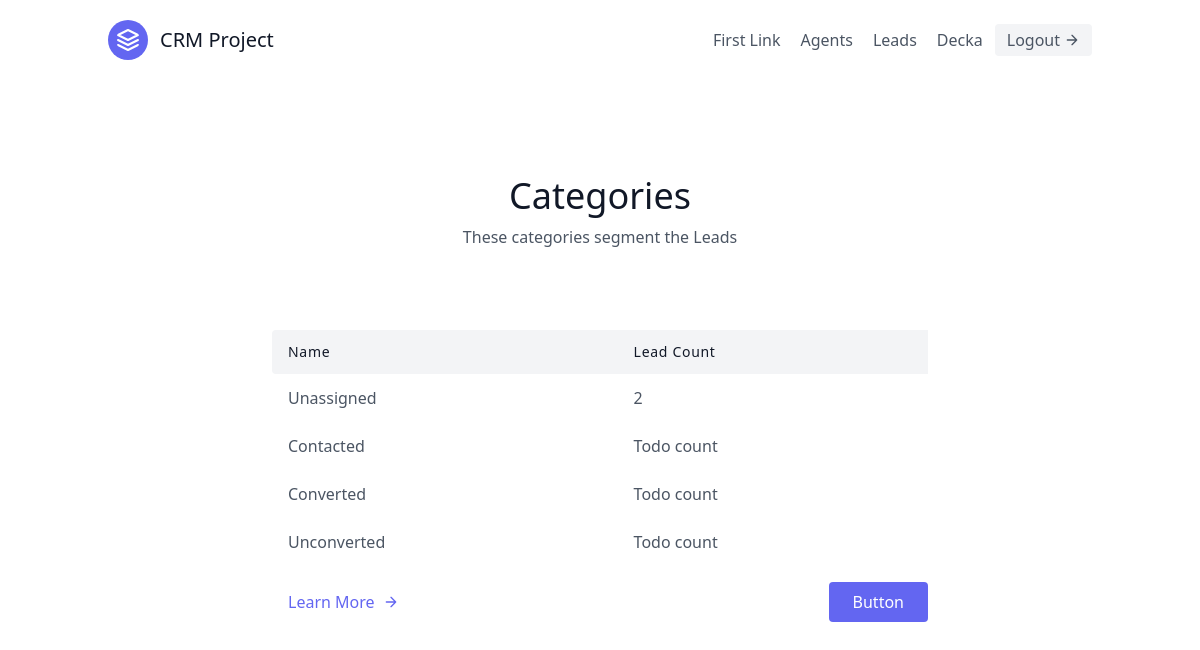
The page /leads/categories/ (signed in) on the database its author committed.
### leads/models.py (models this page shows, shortened)
class User(AbstractUser):
    is_organisor = models.BooleanField(default=True)
    is_agent = models.BooleanField(default=False)

class Category(models.Model):
    name = models.CharField(max_length=30)
    organisation = models.ForeignKey(UserProfile, on_delete=models.CASCADE)

### leads/views.py (the view)
class CategoriesListView(LoginRequiredMixin, generic.ListView):
    template_name = "leads/category_list.html"
    context_object_name = "category_list"
    def get_context_data(self, **kwargs):
        user = self.request.user
        context = super(CategoriesListView, self).get_context_data(**kwargs)
        if user.is_organisor:
            queryset = Lead.objects.filter(
                organisation=user.userprofile
                )
        else:
            queryset = Lead.objects.filter(
                organisation=user.agent.organisation
                )
        context.update({
            "unassigned_lead_count":queryset.filter(category__isnull=True).count()
        })
        return context
    def get_queryset(self):
        user = self.request.user
        if user.is_organisor:
            queryset = Category.objects.filter(
                organisation=user.userprofile
            )
        else:
            queryset = Category.objects.filter(
                organisation=user.agent.organisation
            )
        return queryset

### templates/leads/category_list.html
{% extends "base.html" %}
{% block content %}
<section class="text-gray-600 body-font">
    <div class="container px-5 py-24 mx-auto">
      <div class="flex flex-col text-center w-full mb-20">
        <h1 class="sm:text-4xl text-3xl font-medium title-font mb-2 text-gray-900">Categories</h1>
        <p class="lg:w-2/3 mx-auto leading-relaxed text-base">These categories segment the Leads</p>
      </div>
      <div class="lg:w-2/3 w-full mx-auto overflow-auto">
        <table class="table-auto w-full text-left whitespace-no-wrap">
          <thead>
            <tr>
              <th class="px-4 py-3 title-font tracking-wider font-medium text-gray-900 text-sm bg-gray-100 rounded-tl rounded-bl">Name</th>
              <th class="px-4 py-3 title-font tracking-wider font-medium text-gray-900 text-sm bg-gray-100">Lead Count</th>
            </tr>
          </thead>
          <tbody>
            <tr>
              <td class="px-4 py-3">Unassigned</td>
              <td class="px-4 py-3">{{ unassigned_lead_count }}</td>
            </tr>
            {%for category in category_list %}
            <tr>
              <td class="px-4 py-3"> <a href="{% url 'leads:category-details' category.pk %}">{{category.name}}</a> </td>
              <td class="px-4 py-3">Todo count</td>
            </tr>
            {%endfor%}
          </tbody>
        </table>
      </div>
      <div class="flex pl-4 mt-4 lg:w-2/3 w-full mx-auto">
        <a class="text-indigo-500 inline-flex items-center md:mb-2 lg:mb-0">Learn More
          <svg fill="none" stroke="currentColor" stroke-linecap="round" stroke-linejoin="round" stroke-width="2" class="w-4 h-4 ml-2" viewBox="0 0 24 24">
            <path d="M5 12h14M12 5l7 7-7 7"></path>
          </svg>
        </a>
        <button class="flex ml-auto text-white bg-indigo-500 border-0 py-2 px-6 focus:outline-none hover:bg-indigo-600 rounded">Button</button>
      </div>
    </div>
  </section>
{% endblock content %}

### templates/navbar.html (shortened to what this page needs)
<header class="text-gray-600 body-font">
    <div class="container mx-auto flex flex-wrap p-5 flex-col md:flex-row items-center">
      <a class="flex title-font font-medium items-center text-gray-900 mb-4 md:mb-0">
        <svg xmlns="http://www.w3.org/2000/svg" fill="none" stroke="currentColor" stroke-linecap="round" stroke-linejoin="round" stroke-width="2" class="w-10 h-10 text-white p-2 bg-indigo-500 rounded-full" viewBox="0 0 24 24">
          <path d="M12 2L2 7l10 5 10-5-10-5zM2 17l10 5 10-5M2 12l10 5 10-5"></path>
        </svg>
        <span class="ml-3 text-xl">CRM Project</span>
      </a>
      <nav class="md:ml-auto flex flex-wrap items-center text-base justify-center">
        <a class="mr-5 hover:text-gray-900">First Link</a>
      </nav>
      {% if not request.user.is_authenticated %}
      <a href="{% url 'signup' %}" class="mr-5 hover:text-gray-900">Signup</a>
       {% else %}
        {% if request.user.is_organisor %}
         <a href="{% url 'agents:agents' %}" class="mr-5 hover:text-gray-900">Agents</a>
         {% endif%}
      {% endif %}
       {% if request.user.is_authenticated %}
        <a href="{% url 'leads:lead-list' %}" class="mr-5 hover:text-gray-900">Leads</a>
        {{ request.user.username }}
      <a href ="{% url 'logout' %}" class="ml-3 inline-flex items-center bg-gray-100 border-0 py-1 px-3 focus:outline-none hover:bg-gray-200 rounded text-base mt-4 md:mt-0">Logout
        <svg fill="none" stroke="currentColor" stroke-linecap="round" stroke-linejoin="round" stroke-width="2" class="w-4 h-4 ml-1" viewBox="0 0 24 24">
          <path d="M5 12h14M12 5l7 7-7 7"></path>
        </svg>
    </a>
    {% endif %}
    </div>
  </header>

### rows shown on the page
User: user.username "Decka"
Category: name "Contacted"
Category: name "Converted"
Category: name "Unconverted"

### other values the page prints
{{ unassigned_lead_count }} "2"
